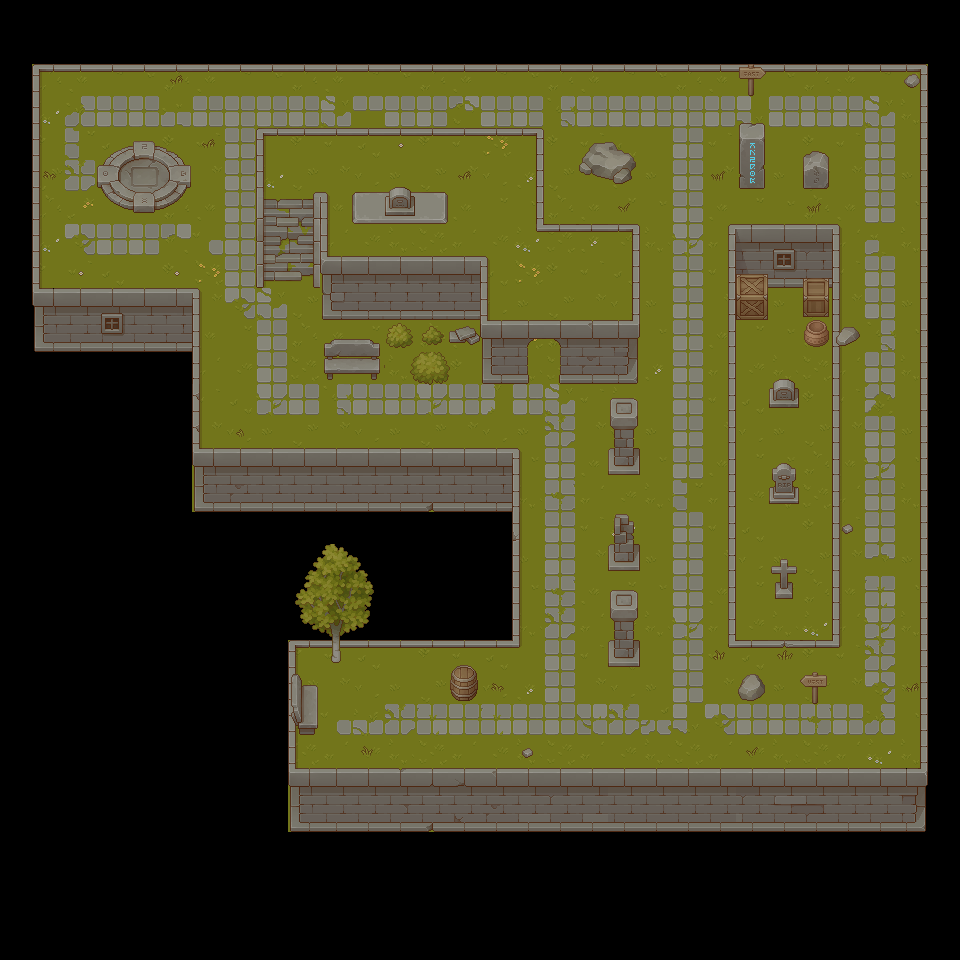

This game map was drawn from its Tiled (.tmx) file and the tilesets committed beside it. A one-line description and the trimmed map source follow:
An orthogonal 30x30 tile map with 32x32 px tiles, 4 tile layers (Ground, murabasse, Dettagli, secondo piano), 8 tilesets and 44 objects.

<map version="1.5" tiledversion="1.7.2" orientation="orthogonal" renderorder="right-down" width="30" height="30" tilewidth="32" tileheight="32" infinite="0" nextlayerid="14" nextobjectid="3">
 <editorsettings>
  <export target="../../../../public/assets/images/test/testMap3.json" format="json" />
 </editorsettings>
 <tileset firstgid="1" name="TX Tileset Wall" tilewidth="32" tileheight="32" tilecount="256" columns="16">
  <image source="../../../Pixel Art Top Down - Basic/Texture/TX Tileset Wall.png" width="512" height="512" />
  <tile id="17">
   <objectgroup draworder="index" id="2">
    <object id="1" x="0" y="0" width="7.625" height="32" />
    <object id="3" x="0" y="0.125" width="31.875" height="7.5" />
   </objectgroup>
  </tile>
  <tile id="18">
   <objectgroup draworder="index" id="2">
    <object id="1" x="0" y="0" width="32" height="8" />
   </objectgroup>
  </tile>
  <tile id="19">
   <objectgroup draworder="index" id="2">
    <object id="1" x="0" y="0.25" width="32.25" height="7.75" />
    <object id="2" x="24.25" y="0.375" width="8.125" height="31.5" />
   </objectgroup>
  </tile>
  <tile id="20">
   <objectgroup draworder="index" id="2">
    <object id="1" x="24.625" y="0.25" width="7.5" height="31.375" />
   </objectgroup>
  </tile>
  <tile id="24">
   <objectgroup draworder="index" id="2">
    <object id="1" x="0" y="-0.125" width="8.125" height="32.125" />
   </objectgroup>
  </tile>
  <tile id="25">
   <objectgroup draworder="index" id="2">
    <object id="1" x="-0.125" y="-0.25" width="8.5" height="32.25" />
   </objectgroup>
  </tile>
  <tile id="26">
   <objectgroup draworder="index" id="2">
    <object id="1" x="24" y="-0.25" width="7.875" height="32.25" />
   </objectgroup>
  </tile>
  <tile id="28">
   <objectgroup draworder="index" id="2">
    <object id="1" x="0" y="0" width="31.875" height="7.875" />
   </objectgroup>
  </tile>
  <tile id="29">
   <objectgroup draworder="index" id="2">
    <object id="1" x="0.125" y="-0.125" width="31.875" height="8" />
   </objectgroup>
  </tile>
  <tile id="30">
   <objectgroup draworder="index" id="2">
    <object id="1" x="0.125" y="-0.125" width="32" height="7.75" />
   </objectgroup>
  </tile>
  <tile id="33">
   <objectgroup draworder="index" id="2">
    <object id="1" x="0" y="0" width="7.75" height="32.125" />
   </objectgroup>
  </tile>
  <tile id="35">
   <objectgroup draworder="index" id="2">
    <object id="1" x="24" y="-0.25" width="7.875" height="32.5" />
   </objectgroup>
  </tile>
  <tile id="36">
   <objectgroup draworder="index" id="2">
    <object id="1" x="23.875" y="0" width="8.375" height="32.125" />
   </objectgroup>
  </tile>
  <tile id="40">
   <objectgroup draworder="index" id="2">
    <object id="1" x="-0.125" y="0" width="8" height="32" />
   </objectgroup>
  </tile>
  <tile id="41">
   <objectgroup draworder="index" id="2">
    <object id="1" x="-0.125" y="0.125" />
    <object id="3" x="0.125" y="0" width="7.875" height="32" />
   </objectgroup>
  </tile>
  <tile id="42">
   <objectgroup draworder="index" id="2">
    <object id="1" x="24" y="-0.125" width="8" height="32" />
   </objectgroup>
  </tile>
  <tile id="44">
   <objectgroup draworder="index" id="2">
    <object id="1" x="0" y="0.125" width="32.125" height="7.25" />
    <object id="4" x="0" y="0.25" width="7.875" height="31.625" />
   </objectgroup>
  </tile>
  <tile id="45">
   <objectgroup draworder="index" id="2">
    <object id="1" x="0" y="0.125" width="31.875" height="7.5" />
    <object id="2" x="24" y="0.125" width="8" height="32" />
   </objectgroup>
  </tile>
  <tile id="49">
   <objectgroup draworder="index" id="2">
    <object id="1" x="0.25" y="0.125" width="32" height="18.25" />
    <object id="2" x="2.25" y="18.375" width="30.125" height="13.25" />
   </objectgroup>
  </tile>
  <tile id="51">
   <objectgroup draworder="index" id="2">
    <object id="1" x="-0.375" y="-0.25" width="32.25" height="19" />
    <object id="2" x="0.125" y="18.5" width="29.375" height="13.875" />
   </objectgroup>
  </tile>
  <tile id="52">
   <objectgroup draworder="index" id="2">
    <!-- 1 objects omitted --></objectgroup>
  </tile>
  <tile id="56">
   <objectgroup draworder="index" id="2">
    <!-- 1 objects omitted --></objectgroup>
  </tile>
  <tile id="57">
   <objectgroup draworder="index" id="2">
    <!-- 1 objects omitted --></objectgroup>
  </tile>
  <tile id="58">
   <objectgroup draworder="index" id="2">
    <!-- 1 objects omitted --></objectgroup>
  </tile>
  <tile id="60">
   <objectgroup draworder="index" id="2">
    <!-- 2 objects omitted --></objectgroup>
  </tile>
  <tile id="61">
   <objectgroup draworder="index" id="2">
    <!-- 2 objects omitted --></objectgroup>
  </tile>
  <tile id="65">
   <objectgroup draworder="index" id="2">
    <!-- 1 objects omitted --></objectgroup>
  </tile>
  <tile id="67">
   <objectgroup draworder="index" id="2">
    <!-- 1 objects omitted --></objectgroup>
  </tile>
  <tile id="68">
   <objectgroup draworder="index" id="2">
    <!-- 1 objects omitted --></objectgroup>
  </tile>
  <tile id="69">
   <objectgroup draworder="index" id="2">
    <!-- 1 objects omitted --></objectgroup>
  </tile>
  <tile id="70">
   <objectgroup draworder="index" id="2">
    <!-- 1 objects omitted --></objectgroup>
  </tile>
  <tile id="71">
   <objectgroup draworder="index" id="2">
    <!-- 1 objects omitted --></objectgroup>
  </tile>
  <tile id="72">
   <objectgroup draworder="index" id="2">
    <!-- 1 objects omitted --></objectgroup>
  </tile>
  <tile id="76">
   <objectgroup draworder="index" id="2">
    <!-- 1 objects omitted --></objectgroup>
  </tile>
  <tile id="77">
   <objectgroup draworder="index" id="2">
    <!-- 1 objects omitted --></objectgroup>
  </tile>
 </tileset>
 <tileset firstgid="257" name="TX Tileset Grass" tilewidth="32" tileheight="32" tilecount="64" columns="8">
  <image source="../../../Pixel Art Top Down - Basic/Texture/TX Tileset Grass.png" width="256" height="256" />
 </tileset>
 <tileset firstgid="321" name="TX Props" tilewidth="32" tileheight="32" tilecount="256" columns="16">
  <image source="../../../Pixel Art Top Down - Basic/Texture/TX Props.png" width="512" height="512" />
 </tileset>
 <tileset firstgid="577" name="TX Shadow" tilewidth="32" tileheight="32" tilecount="256" columns="16">
  <image source="../../../Pixel Art Top Down - Basic/Texture/TX Shadow.png" width="512" height="512" />
 </tileset>
 <tileset firstgid="833" name="TX Shadow Plant" tilewidth="32" tileheight="32" tilecount="256" columns="16">
  <image source="../../../Pixel Art Top Down - Basic/Texture/TX Shadow Plant.png" width="512" height="512" />
 </tileset>
 <tileset firstgid="1089" name="TX Plant" tilewidth="32" tileheight="32" tilecount="256" columns="16">
  <image source="../../../Pixel Art Top Down - Basic/Texture/TX Plant.png" width="512" height="512" />
 </tileset>
 <tileset firstgid="1345" name="TX Tileset Stone Ground" tilewidth="32" tileheight="32" tilecount="64" columns="8">
  <image source="../../../Pixel Art Top Down - Basic/Texture/TX Tileset Stone Ground.png" width="256" height="256" />
 </tileset>
 <tileset firstgid="1409" name="TX Struct" tilewidth="32" tileheight="32" tilecount="256" columns="16">
  <image source="../../../Pixel Art Top Down - Basic/Texture/TX Struct.png" width="512" height="512" />
 </tileset>
 <layer id="10" name="Ground" width="30" height="30">
  <data>[900 cells, 535 non-empty, 43 distinct tile ids]</data>
 </layer>
 <layer id="9" name="murabasse" width="30" height="30">
  <data>[900 cells, 184 non-empty, 46 distinct tile ids]</data>
 </layer>
 <layer id="11" name="Dettagli" width="30" height="30">
  <data>[900 cells, 89 non-empty, 77 distinct tile ids]</data>
 </layer>
 <layer id="12" name="secondo piano" width="30" height="30">
  <data>[900 cells, 52 non-empty, 32 distinct tile ids]</data>
 </layer>
</map>
<!-- 17 of 44 objects omitted -->
